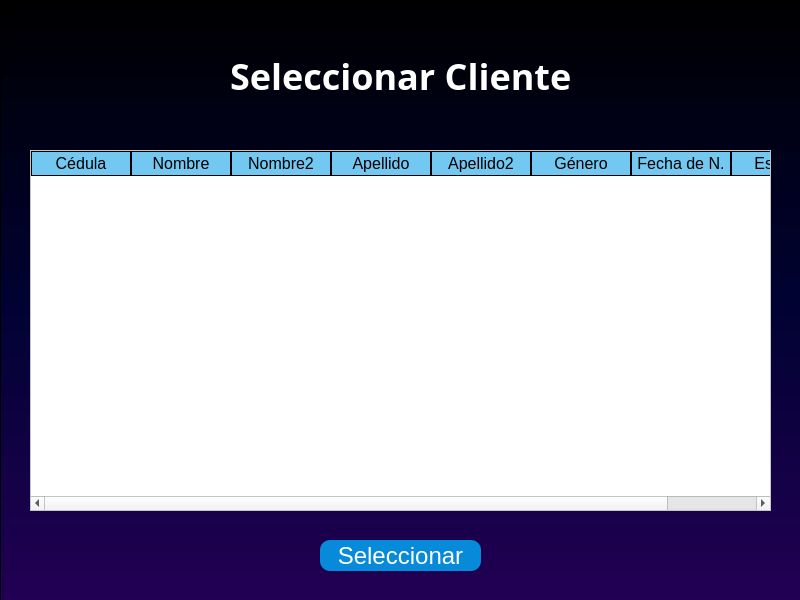
<?xml version="1.0" encoding="UTF-8"?>
<ui version="4.0">
 <class>MainWindow</class>
 <widget class="QMainWindow" name="MainWindow">
  <property name="geometry">
   <rect>
    <x>0</x>
    <y>0</y>
    <width>800</width>
    <height>600</height>
   </rect>
  </property>
  <property name="windowTitle">
   <string>MainWindow</string>
  </property>
  <widget class="QWidget" name="centralwidget">
   <widget class="QFrame" name="frame">
    <property name="enabled">
     <bool>true</bool>
    </property>
    <property name="geometry">
     <rect>
      <x>0</x>
      <y>0</y>
      <width>801</width>
      <height>601</height>
     </rect>
    </property>
    <property name="styleSheet">
     <string notr="true">
#frame
{
background-color: qlineargradient(spread:pad, x1:0, y1:0, x2:0, y2:1, stop:0 #000000, stop:0.5 #000232, stop:1 #220054);
}

QLabel{
font-family: Aharoni;
font-weight: bold;
color: white;
font-size: 36px;
background: transparent;
}


#seleccionar{
background-color: #088ADA;
font-family: Tahoma;
color: white;
font-size: 24px;
border-radius: 10px;
}


QTableWidget{
background-color: rgb(255, 255, 255);
	color: rgb(0, 0, 0);
gridline-color:#72c8f1;
font-size:12pt;

}

QHeaderView::section{
background-color:#72c8f1;
border: 1px solid black;
font-size:12pt;
}

QTableWidget QTableCornerButton::section{
background-color: rgb(0, 0, 0);
border: 1px solid #72c8f1;
}


QPushButton:pressed {
 background: white;
border-radius: 10px;
color: black;
border: 1px solid purple;
}
</string>
    </property>
    <property name="frameShape">
     <enum>QFrame::StyledPanel</enum>
    </property>
    <property name="frameShadow">
     <enum>QFrame::Raised</enum>
    </property>
    <widget class="QPushButton" name="seleccionar">
     <property name="geometry">
      <rect>
       <x>320</x>
       <y>540</y>
       <width>161</width>
       <height>31</height>
      </rect>
     </property>
     <property name="cursor">
      <cursorShape>PointingHandCursor</cursorShape>
     </property>
     <property name="text">
      <string>Seleccionar</string>
     </property>
    </widget>
    <widget class="QLabel" name="label_6">
     <property name="geometry">
      <rect>
       <x>230</x>
       <y>30</y>
       <width>351</width>
       <height>91</height>
      </rect>
     </property>
     <property name="text">
      <string>Seleccionar Cliente</string>
     </property>
    </widget>
    <widget class="QTableWidget" name="tabla_Clientes2">
     <property name="geometry">
      <rect>
       <x>30</x>
       <y>150</y>
       <width>741</width>
       <height>361</height>
      </rect>
     </property>
     <property name="editTriggers">
      <set>QAbstractItemView::NoEditTriggers</set>
     </property>
     <column>
      <property name="text">
       <string>Cédula</string>
      </property>
     </column>
     <column>
      <property name="text">
       <string>Nombre</string>
      </property>
     </column>
     <column>
      <property name="text">
       <string>Nombre2</string>
      </property>
     </column>
     <column>
      <property name="text">
       <string>Apellido</string>
      </property>
     </column>
     <column>
      <property name="text">
       <string>Apellido2</string>
      </property>
     </column>
     <column>
      <property name="text">
       <string>Género</string>
      </property>
     </column>
     <column>
      <property name="text">
       <string>Fecha de N.</string>
      </property>
     </column>
     <column>
      <property name="text">
       <string>Estatus</string>
      </property>
     </column>
    </widget>
   </widget>
  </widget>
 </widget>
 <resources/>
 <connections/>
</ui>
